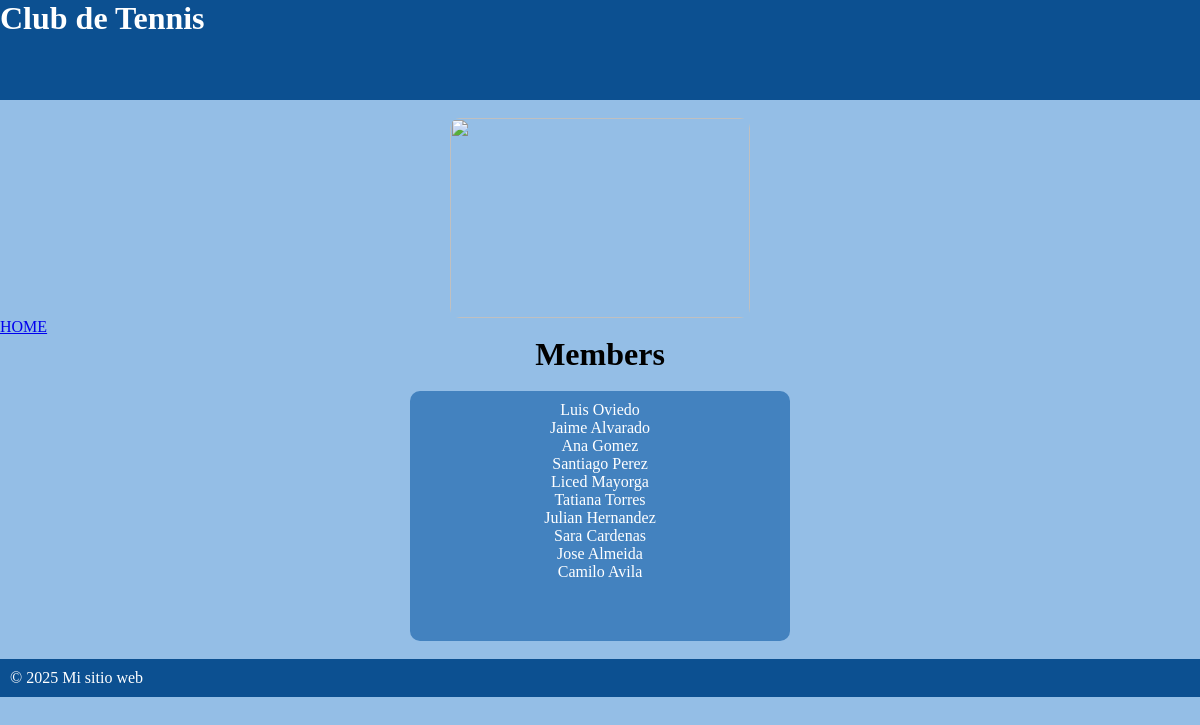
/members/, run on an earlier commit of the app's database.
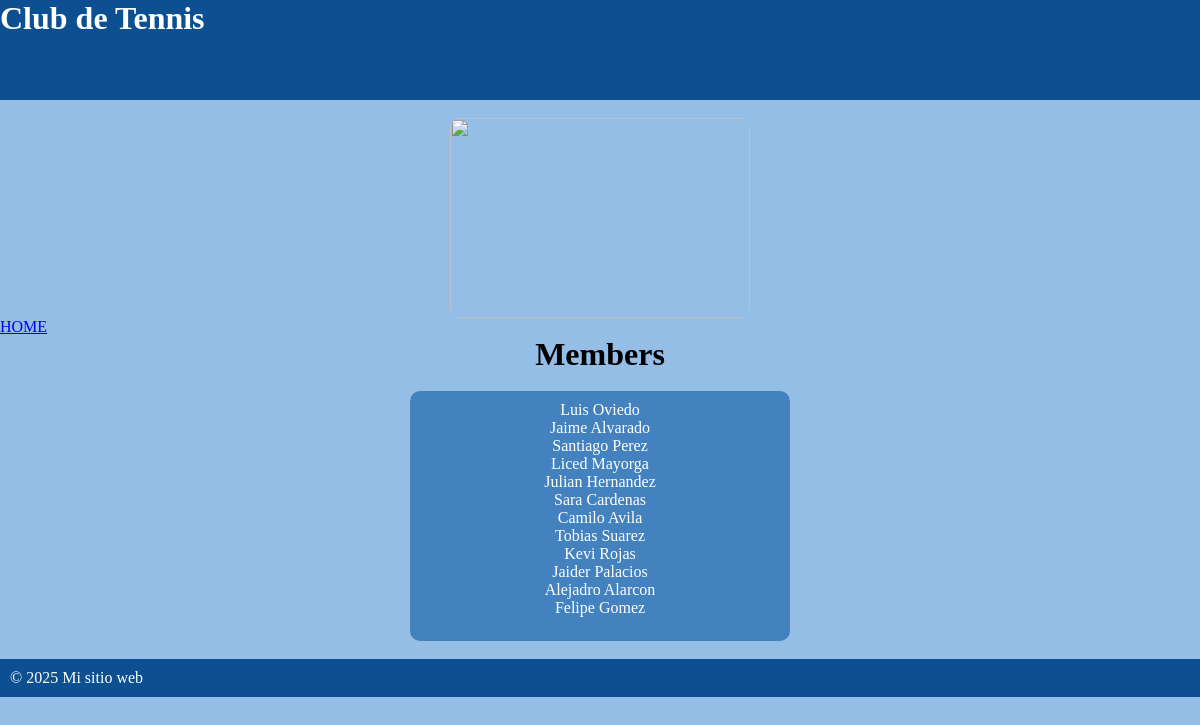
And on a later commit of the database.
### members/models.py (models this page shows, shortened)
class Member(models.Model):
    firstname = models.CharField(max_length=255)
    lastname = models.CharField(max_length=255)
    phone = models.IntegerField(null=True)
    joined_date = models.DateField(null=True)
    gender = models.CharField(max_length=225, null=True)
    birthday = models.DateField(null=True)
    email = models.CharField(max_length=255, null= True)

### members/views.py (the view)
# urls.py: path('members/', views.members, name='members'),
def members(request):
    mymembers = Member.objects.all().values()
    template = loader.get_template('all_members.html')
    context = {
        'mymembers': mymembers,
    }
    return HttpResponse(template.render(context, request))

### members/templates/all_members.html (shortened to what this page needs)
{% extends "master.html" %}
{% block content%}
<p><a href="/">HOME</a></p>
<h1 class="title1">Members</h1>
<br>
<div class="info">
  <ul>
    {% for x in mymembers %}
    <li><a href="details/{{x.id}}">{{ x.firstname}} {{ x.lastname}}</a></li>
    {% endfor %}
  </ul>
</div>
<br>
{% endblock%}

### members/templates/master.html (shortened to what this page needs)
<!DOCTYPE html>
<html>
<head>
</head>
<body>
    <header>
         <h1>Club de Tennis</h1>
    </header>
    <br>
    <img class="img" src="https://magazine.fortevillageresort.com/wp-content/uploads/2022/01/tennis-770x513.jpg" width="300" height="200">
        {% block content%}
        {% endblock%}
    <footer>
        <p>&copy; 2025 Mi sitio web</p>
    </footer>
</body>
</html>

### members/templates/master.html (style rules this page uses)
* { margin: 0; padding: 0; }
header { background-color: #0C5091; color: white; height: 100px; width: 100%; }
body { background-color: #94BEE6; }
footer { background-color: #0c5091; color: #ffffffff; padding: 10px; clear: both; }
.info { background-color: #4382BF; border-radius: 10px; text-align: center; padding: 10px; width: 30%; height: 230px; display: block; margin: auto; text-decoration: none; }
.info ul { list-style-type: none; color: white; text-decoration: none; }
.info a { text-decoration: none; color: white; }
.title1 { text-align: center; }
.img { display: block; margin: auto; border-radius: 10px; }

What changed in the data, as far as the page shows it:
removed Member: firstname "Ana", lastname "Gomez"
removed Member: firstname "Tatiana", lastname "Torres"
removed Member: firstname "Jose", lastname "Almeida"
added Member: firstname "Tobias", lastname "Suarez"
added Member: firstname "Kevi", lastname "Rojas"
added Member: firstname "Jaider", lastname "Palacios"
added Member: firstname "Alejadro", lastname "Alarcon"
added Member: firstname "Felipe", lastname "Gomez"
